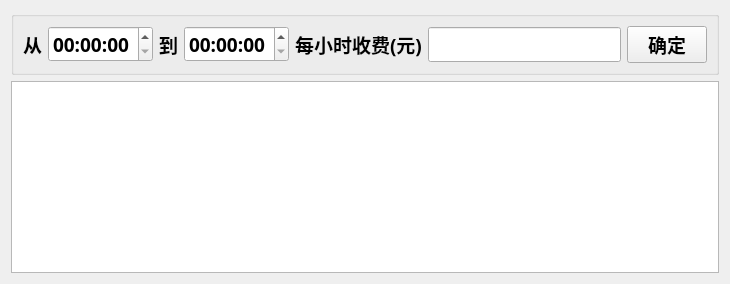
                <widget class="QWidget" name="page_5">
                 <layout class="QGridLayout" name="gridLayout_14">
                  <item row="0" column="0">
                   <widget class="QGroupBox" name="groupBox_7">
                    <property name="title">
                     <string/>
                    </property>
                    <layout class="QGridLayout" name="gridLayout_15">
                     <item row="0" column="0">
                      <layout class="QHBoxLayout" name="horizontalLayout_3">
                       <item>
                        <widget class="QLabel" name="label_2">
                         <property name="font">
                          <font>
                           <family>新宋体</family>
                           <pointsize>14</pointsize>
                           <weight>75</weight>
                           <bold>true</bold>
                          </font>
                         </property>
                         <property name="text">
                          <string>从</string>
                         </property>
                        </widget>
                       </item>
                       <item>
                        <widget class="QTimeEdit" name="timeEdit">
                         <property name="minimumSize">
                          <size>
                           <width>0</width>
                           <height>30</height>
                          </size>
                         </property>
                         <property name="font">
                          <font>
                           <family>新宋体</family>
                           <pointsize>14</pointsize>
                           <weight>75</weight>
                           <bold>true</bold>
                          </font>
                         </property>
                        </widget>
                       </item>
                       <item>
                        <widget class="QLabel" name="label_3">
                         <property name="font">
                          <font>
                           <family>新宋体</family>
                           <pointsize>14</pointsize>
                           <weight>75</weight>
                           <bold>true</bold>
                          </font>
                         </property>
                         <property name="text">
                          <string>&lt;html&gt;&lt;head/&gt;&lt;body&gt;&lt;p&gt;&lt;span style=&quot; font-size:14pt; font-weight:600;&quot;&gt;到&lt;/span&gt;&lt;/p&gt;&lt;/body&gt;&lt;/html&gt;</string>
                         </property>
                        </widget>
                       </item>
                       <item>
                        <widget class="QTimeEdit" name="timeEdit_2">
                         <property name="minimumSize">
                          <size>
                           <width>0</width>
                           <height>30</height>
                          </size>
                         </property>
                         <property name="font">
                          <font>
                           <family>新宋体</family>
                           <pointsize>14</pointsize>
                           <weight>75</weight>
                           <bold>true</bold>
                          </font>
                         </property>
                        </widget>
                       </item>
                       <item>
                        <widget class="QLabel" name="label_4">
                         <property name="font">
                          <font>
                           <family>新宋体</family>
                           <pointsize>14</pointsize>
                           <weight>75</weight>
                           <bold>true</bold>
                          </font>
                         </property>
                         <property name="text">
                          <string>每小时收费(元)</string>
                         </property>
                        </widget>
                       </item>
                       <item>
                        <widget class="QLineEdit" name="lineEdit">
                         <property name="minimumSize">
                          <size>
                           <width>0</width>
                           <height>30</height>
                          </size>
                         </property>
                         <property name="font">
                          <font>
                           <family>新宋体</family>
                           <pointsize>14</pointsize>
                           <weight>75</weight>
                           <bold>true</bold>
                          </font>
                         </property>
                        </widget>
                       </item>
                       <item>
                        <widget class="QPushButton" name="pushButton">
                         <property name="minimumSize">
                          <size>
                           <width>70</width>
                           <height>30</height>
                          </size>
                         </property>
                         <property name="font">
                          <font>
                           <family>新宋体</family>
                           <pointsize>14</pointsize>
                           <weight>75</weight>
                           <bold>true</bold>
                          </font>
                         </property>
                         <property name="text">
                          <string>确定</string>
                         </property>
                        </widget>
                       </item>
                      </layout>
                     </item>
                    </layout>
                   </widget>
                  </item>
                  <item row="1" column="0">
                   <widget class="QTableView" name="tableView_5">
                    <property name="font">
                     <font>
                      <family>新宋体</family>
                      <pointsize>14</pointsize>
                      <weight>75</weight>
                      <bold>true</bold>
                     </font>
                    </property>
                   </widget>
                  </item>
                 </layout>
                </widget>
